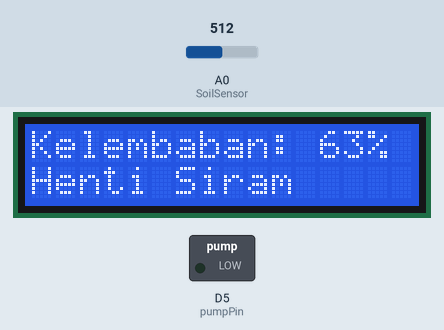
Simulated run of this sketch. Board: ESP8266 (NodeMCU). Shown: 16×2 character LCD, switched loads named in the sketch (green lamp = pin HIGH). The test bench sets the inputs (shaded band); at power-on: A0 (SoilSensor) = 512. WiFi joins after 1.5 s; servers stay silent unless stated.

Above: at 3.0 s.
3.1 s: A0 (SoilSensor) set to 525
At 4.3 s:
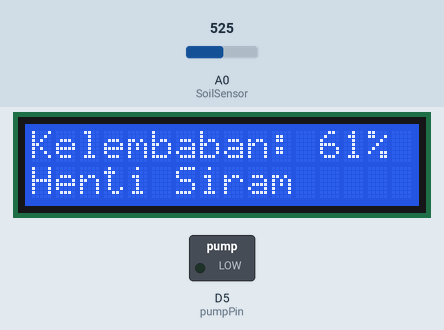
5.4 s: A0 (SoilSensor) set to 551
At 6.8 s:
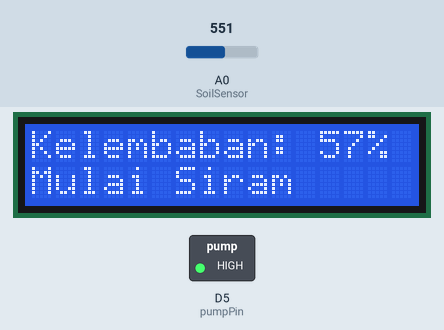
Timing chart, 0 to 8.4 s (numbered marks = the images above; inputs shaded):
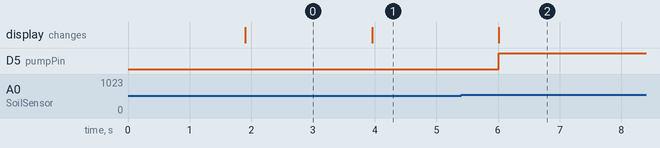

Measured:
- the behaviour switches between 533 and 534 on A0 (SoilSensor) (found by bisection; images 1 and 2)
- after the input at 3.1 s, the display: changes after 0.86 s (image 1)
- after the input at 5.4 s, D5 (pumpPin): LOW → HIGH after 0.61 s; the display: changes after 0.61 s (image 2)

The sketch:

coding.ino
```cpp
#define BLYNK_PRINT Serial
#include <ESP8266WiFi.h>
#include <BlynkSimpleEsp8266.h>
#include <SoftwareSerial.h>
#include <Wire.h>
#include <LiquidCrystal_I2C.h>

LiquidCrystal_I2C lcd(0x27,16,2);
WidgetLCD lcd_blynk(V1);
WidgetTerminal terminal(V0);

const int SoilSensor = A0;
int pumpPin = D5;

char auth[] = "DeawhLk4NLGVnoOwoJ_WAXANpY2Mp93n";
char ssid[] = "tebu";
char pass[] = "@irigasi";

void setup() {
  // initialize digital pin A5 as an output.
  Serial.begin(9600);
  pinMode(pumpPin, OUTPUT);
  Blynk.begin(auth, ssid, pass);
  lcd.init();
  lcd.backlight();
  lcd_blynk.clear();
  lcd.clear();
  }

void loop(){
  lcd.clear();
  int kelembabanTanah;
  int hasilPembacaan = analogRead(SoilSensor);
  kelembabanTanah = map(hasilPembacaan,900,295,0,100);
    if (kelembabanTanah<60){
      lcd.setCursor(0,0);
      lcd.print("Kelembaban: ");
      lcd.print(kelembabanTanah);
      lcd.print("%");
      lcd.setCursor(0,1);
      lcd.print("Mulai Siram");

      lcd_blynk.print(0,0, "Kelembapan: ");
      lcd_blynk.print(12,0, kelembabanTanah);
      lcd_blynk.print(15,0, "%");
      lcd_blynk.print(0,1, "Mulai siram");
      Blynk.notify("Tanaman kering, penyiraman dilakukan!");

      digitalWrite(pumpPin, HIGH);
      delay(10000);
      Blynk.virtualWrite(D5, HIGH);
      delay (1000);
      if(kelembabanTanah==100){
        digitalWrite(pumpPin, LOW);
        Blynk.virtualWrite(D5, LOW);
        delay(1000);
      }
    } else {
      lcd.setCursor(0,0);
      lcd.print("Kelembaban: ");
      lcd.print(kelembabanTanah);
      lcd.print("%");
      lcd.setCursor(0,1);
      lcd.print("Henti Siram");

      lcd_blynk.print(0,0, "Kelembaban: ");
      lcd_blynk.print(12,0, kelembabanTanah);
      lcd_blynk.print(15,0, "%");
      lcd_blynk.print(0,1, "Henti siram");
      Blynk.notify("Tanaman lembab, penyiraman dihentikan!");

      digitalWrite(pumpPin, LOW);
      Blynk.virtualWrite(D5, LOW);
      delay(1000);
    }}
```
